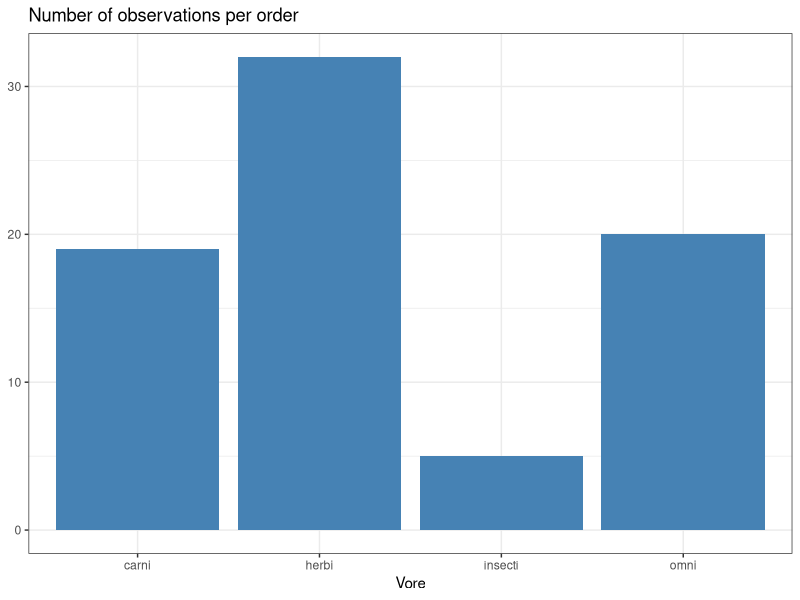
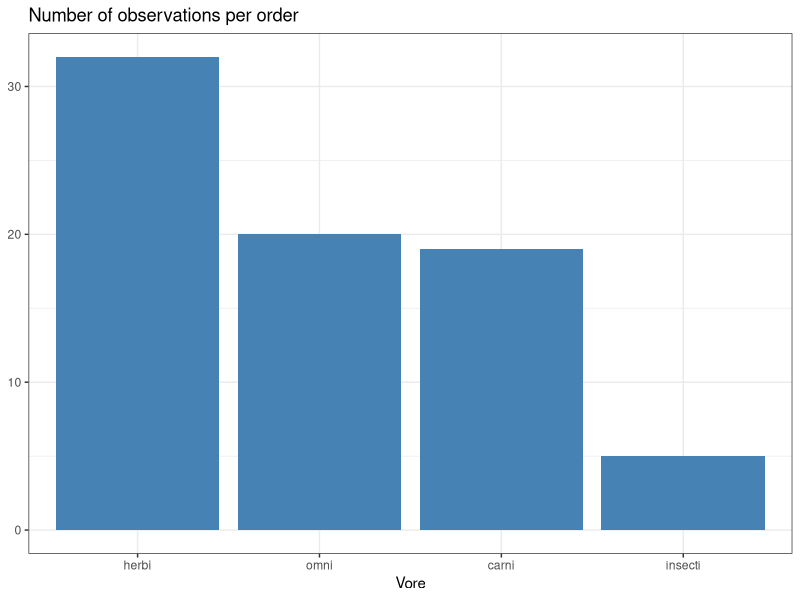
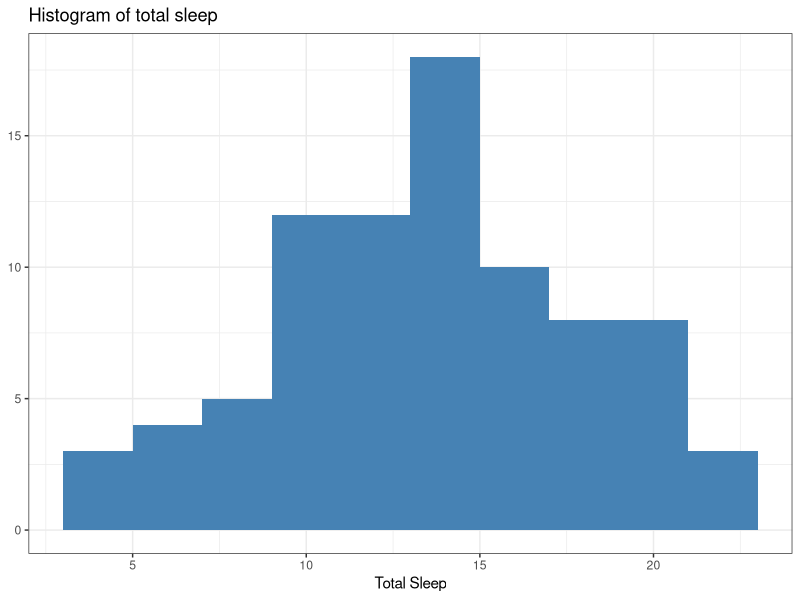
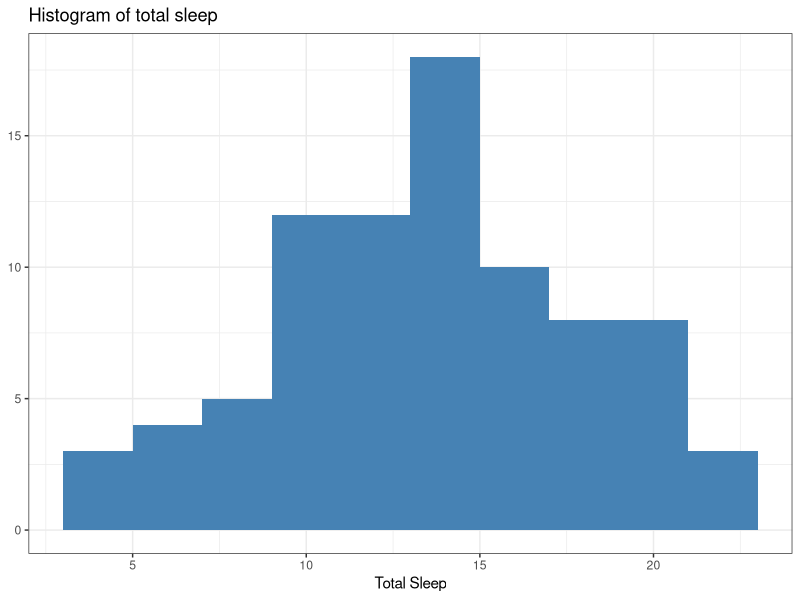

Here is the R script that generated these plots, in order:
library(tidyverse)

# Single Categorical

names(msleep)

# bar plot
msleep %>% 
  drop_na(vore) %>% 
  ggplot(aes( vore)) +
  geom_bar(fill="steelblue") +
  #coord_flip() +
  theme_bw() +
  labs(x="Vore", y=NULL, title="Number of observations per order")

# bars in order [to create order]
msleep %>% 
  drop_na(vore) %>% 
  ggplot(aes(fct_infreq(vore))) +
  geom_bar(fill="steelblue") +
  theme_bw() +
  labs(x='Vore', y=NULL, title="Number of observations per order")

# histogram
msleep %>% 
  ggplot(aes(awake)) +
  geom_histogram(binwidth=2, fill="steelblue") +
  theme_bw() +
  labs(x="Total Sleep", y = NULL, title="Histogram of total sleep") 
ggsave("Hist_plot.jpg")
